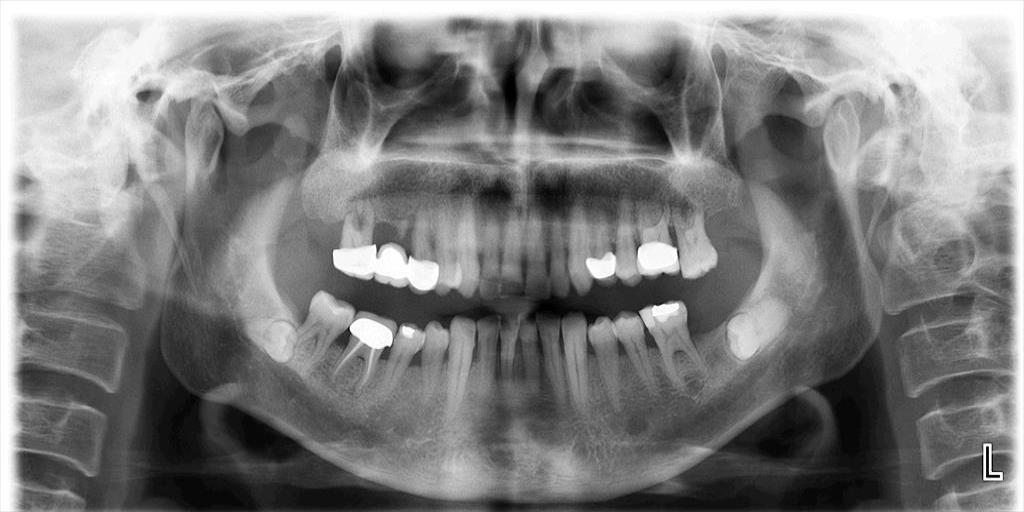
#> input picture image processing codes/KODLAR10_Bitwise_Operatorleri/KODLAR10_Bitwise_Operatorleri/Resim13_Rontgen_Panoramik.jpg, 1024 x 512 px, given in place of the camera
$ python sinav_sorusu.py
#> lines starting #> are read from the running program, lines starting #| are printed output that depends on the picture
# -*- coding: utf-8 -*-
"""
Created on Wed Apr 24 02:35:31 2024

@author: muozi
"""

import cv2

cap = cv2.VideoCapture(0)

while True:

    ret, frame = cap.read()
#> frame is the input picture: shape (512, 1024, 3); min 0, max 255, mean 127.4

    if not ret:

        break

    gray_frame = cv2.cvtColor(frame, cv2.COLOR_BGR2GRAY)


    gray_frame = cv2.medianBlur(gray_frame, 5)


    gray_frame = cv2.blur(gray_frame, (11, 11))


    _, thresh_frame_tozero_inv = cv2.threshold(gray_frame, 127, 255, cv2.THRESH_TOZERO_INV)
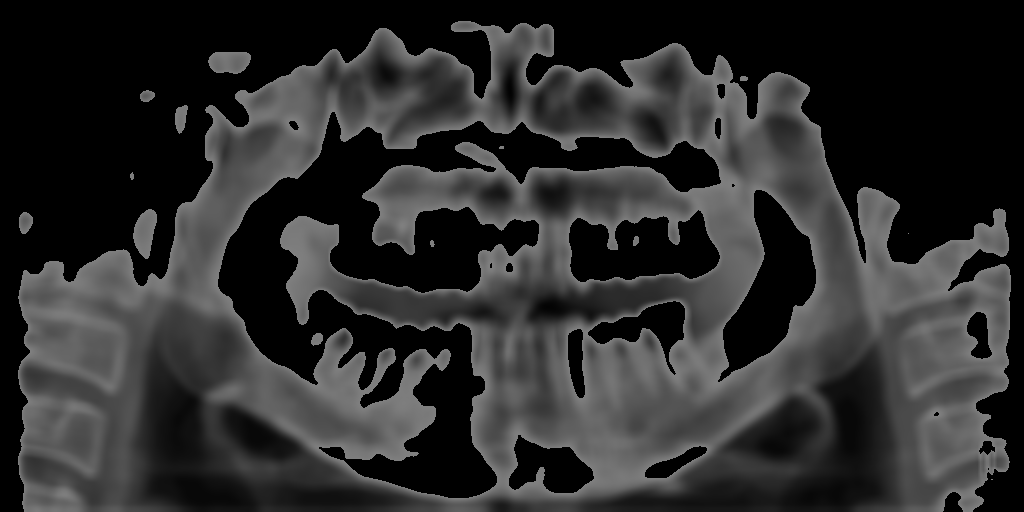
#> thresh_frame_tozero_inv: shape (512, 1024); min 0, max 127, mean 45.5


    bit_and = cv2.bitwise_and(gray_frame, thresh_frame_tozero_inv)


    bit_and = cv2.Canny(bit_and, 100, 200)
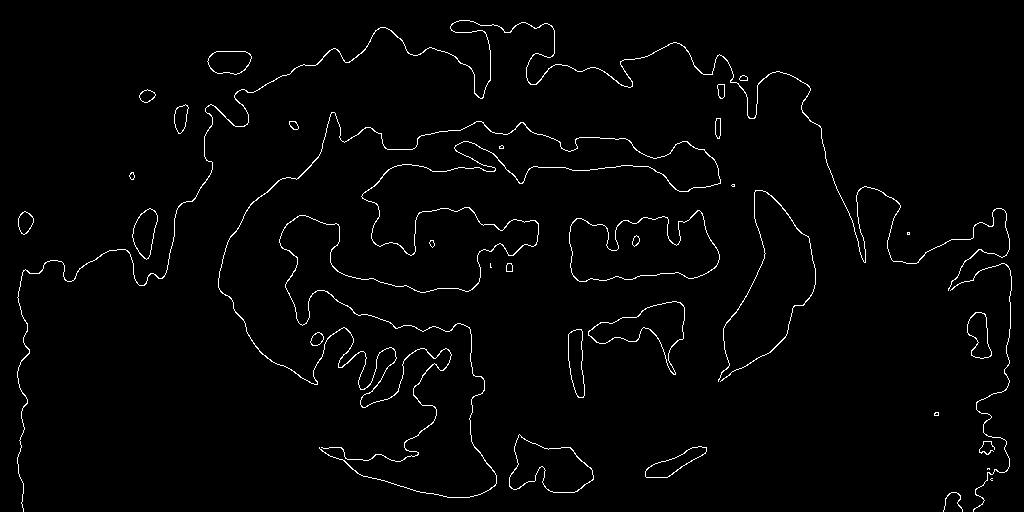
#> bit_and: shape (512, 1024); 1.8% white in thin lines or dots


    cv2.imshow("bit_and", bit_and)

    cv2.imshow("gray_frame", gray_frame)


    if cv2.waitKey(25) & 0xFF == ord("q"):

#> (key q is pressed here)
        break

cap.release()

cv2.destroyAllWindows()

$ run again, on image processing codes/KODLAR10_Bitwise_Operatorleri/KODLAR10_Bitwise_Operatorleri/Resim17_Bitewing1.jpg
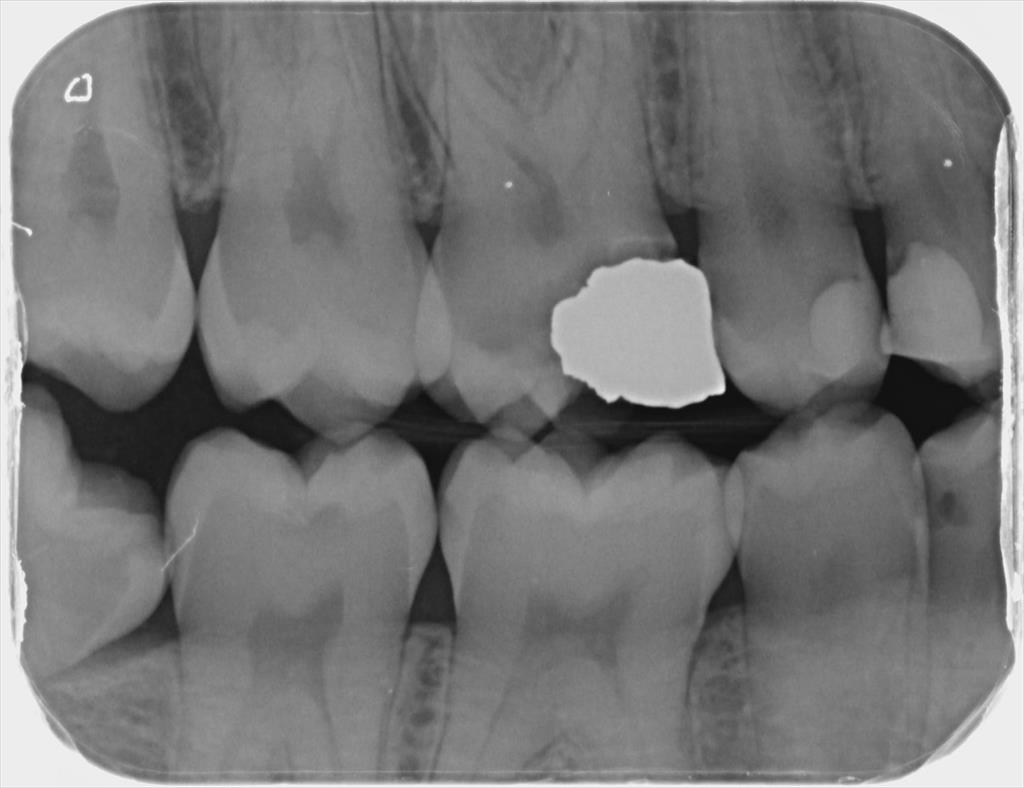
#> input picture image processing codes/KODLAR10_Bitwise_Operatorleri/KODLAR10_Bitwise_Operatorleri/Resim17_Bitewing1.jpg, 1024 x 788 px, given in place of the camera
#> frame is the input picture: shape (788, 1024, 3); min 12, max 253, mean 118.6
#> `_, thresh_frame_tozero_inv = cv2.threshold(gray_frame, 127, 255, cv2.T..`:
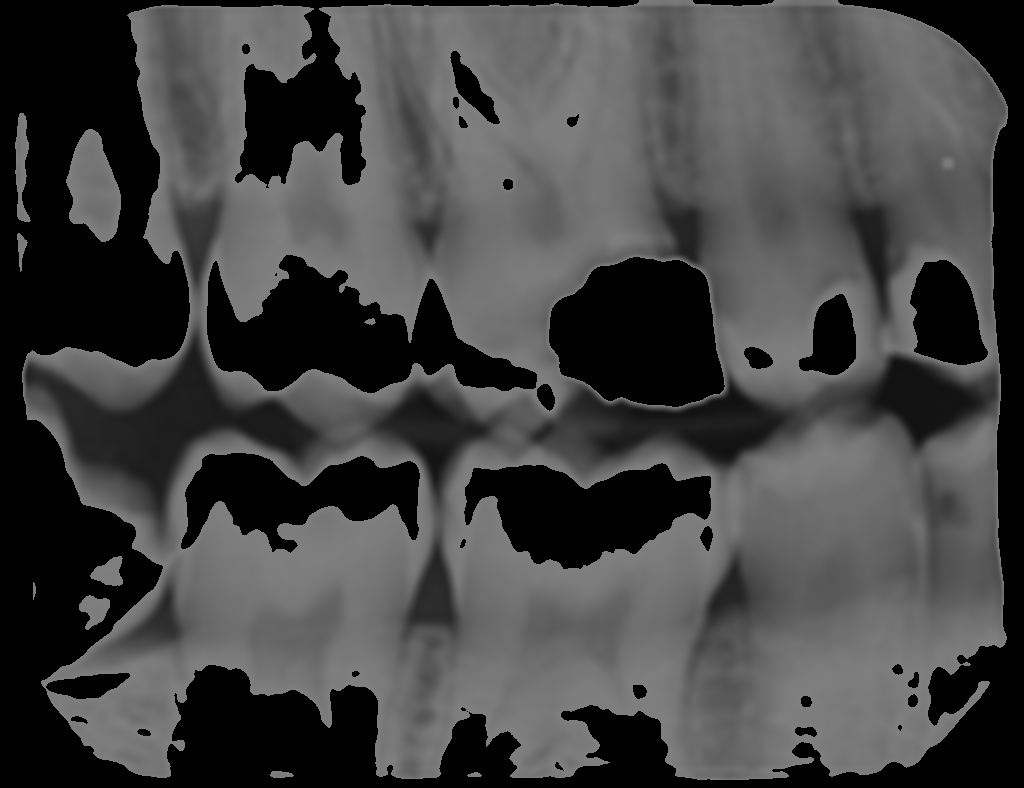
#> thresh_frame_tozero_inv: shape (788, 1024); min 0, max 127, mean 68.3
#> `bit_and = cv2.Canny(bit_and, 100, 200)`:
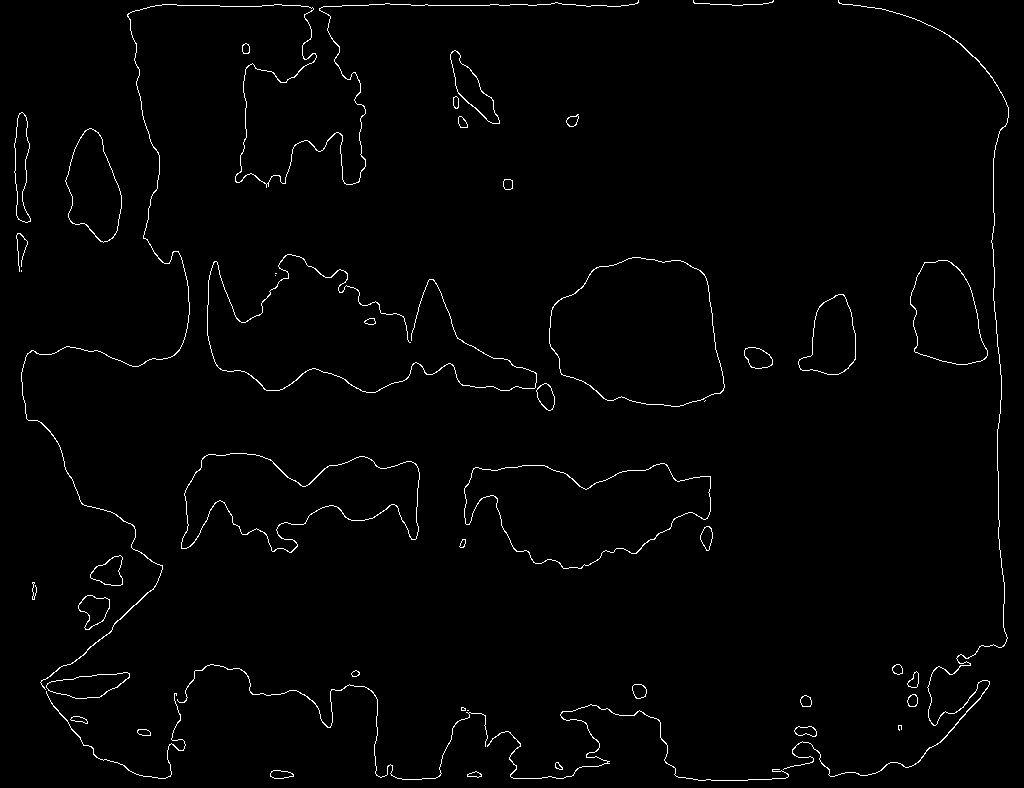
#> bit_and: shape (788, 1024); 1.4% white in thin lines or dots

$ run again, on image processing codes/KODLAR10_Bitwise_Operatorleri/KODLAR10_Bitwise_Operatorleri/Resim18_Bitewing2.jpg
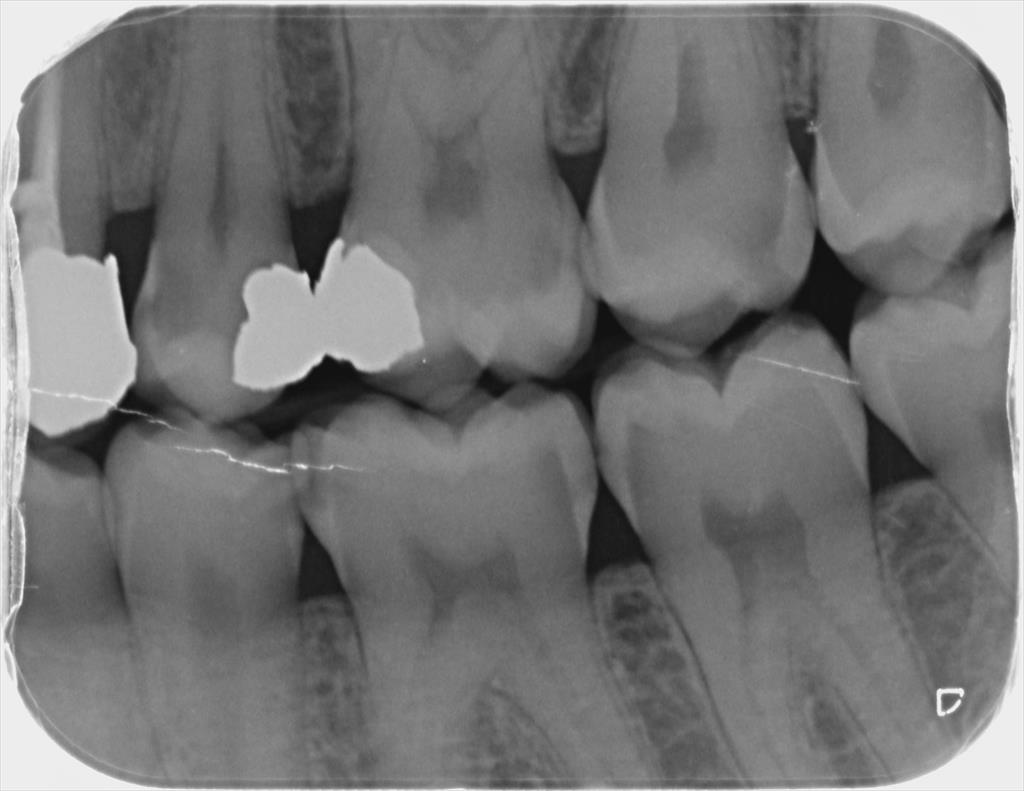
#> input picture image processing codes/KODLAR10_Bitwise_Operatorleri/KODLAR10_Bitwise_Operatorleri/Resim18_Bitewing2.jpg, 1024 x 791 px, given in place of the camera
#> frame is the input picture: shape (791, 1024, 3); min 13, max 255, mean 116.5
#> `_, thresh_frame_tozero_inv = cv2.threshold(gray_frame, 127, 255, cv2.T..`:
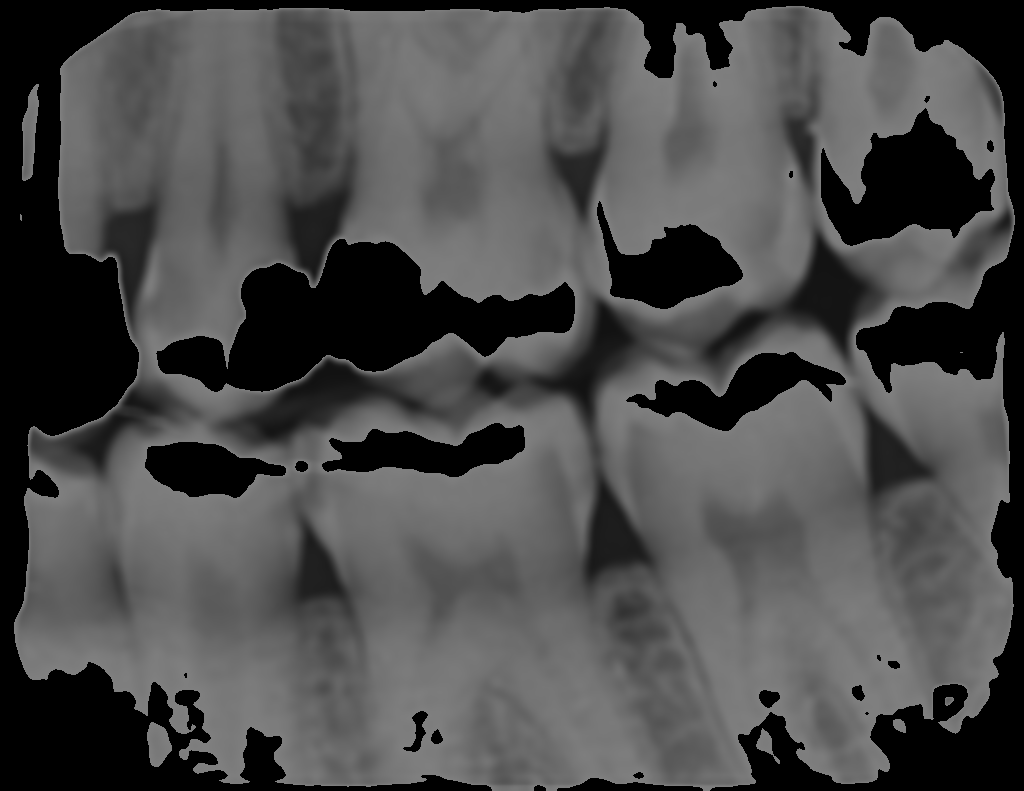
#> thresh_frame_tozero_inv: shape (791, 1024); min 0, max 127, mean 75.5
#> `bit_and = cv2.Canny(bit_and, 100, 200)`:
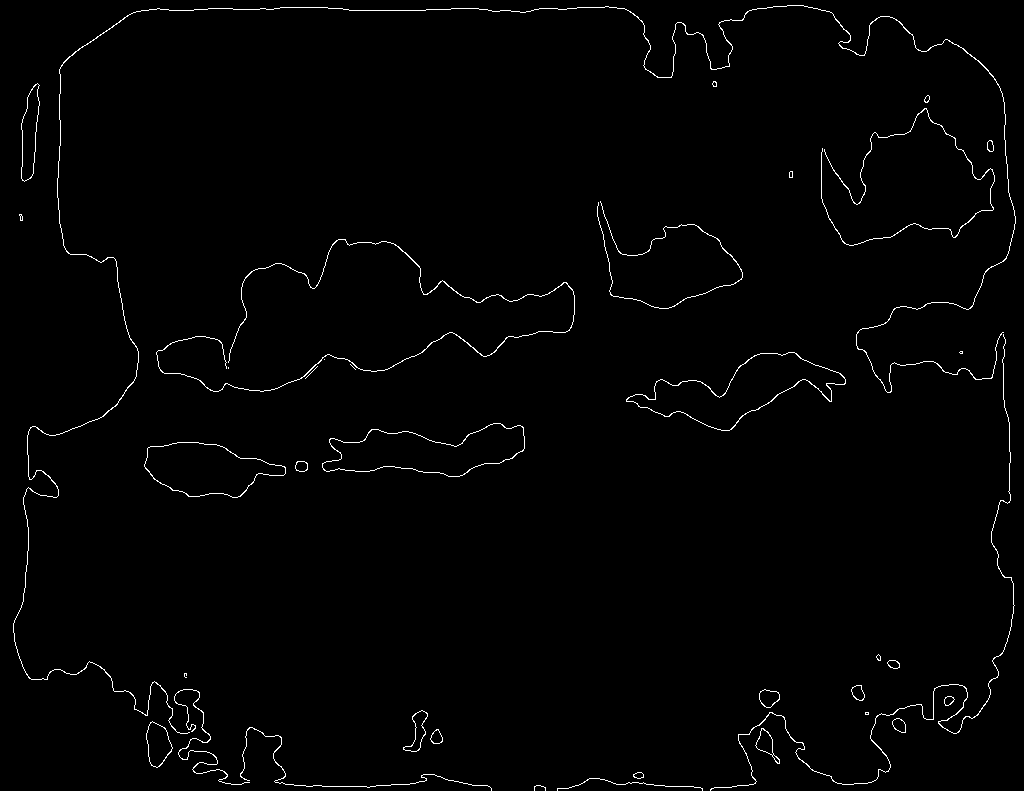
#> bit_and: shape (791, 1024); 1.2% white in thin lines or dots
